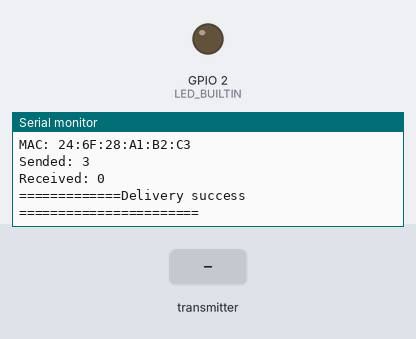
Recording of a program running on a simulated ESP8266 (NodeMCU). On the bench: output pins drawn as LEDs (lit = HIGH, except the on-board LED, lit = LOW), the last lines printed to the serial monitor. Inputs (shaded band) come from the test bench.

Above: at 1.2 s.
1.3 s: the transmitter starts sending received_count = 256
At 1.68 s:
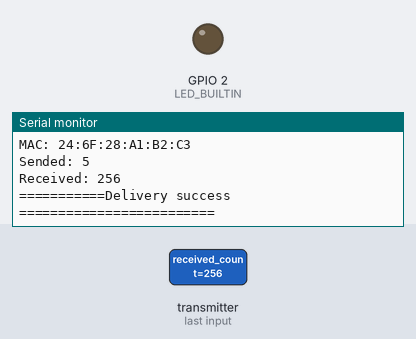
3.0 s: the transmitter starts sending received_count = 0
At 3.18 s:
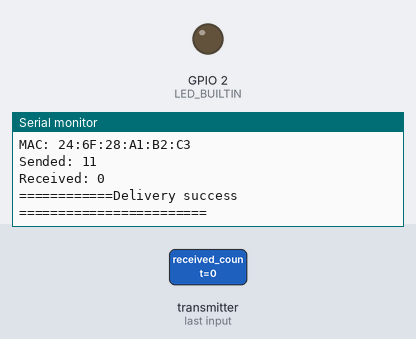
4.5 s: the transmitter starts sending received_count = 1023
At 4.68 s:
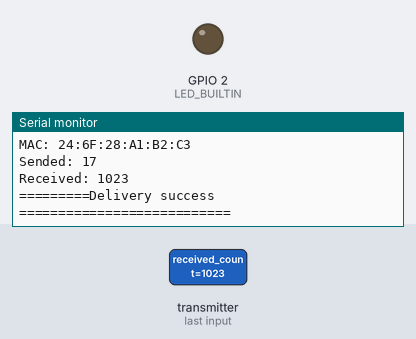
Timing chart, 0 to 7.5 s (numbered marks = the images above; inputs shaded):
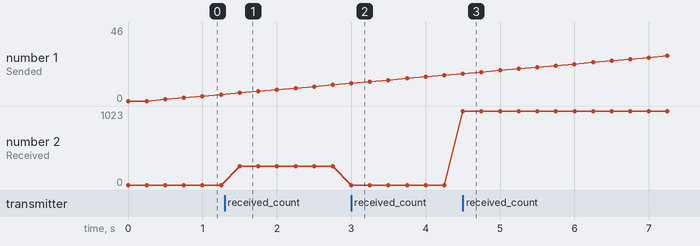

The program:

main.cpp
```cpp
#include <Arduino.h>
#include <ESP8266WiFi.h>
#include <espnow.h>

#include "extra.h"

char device_name[] = "BROADCAST";
uint8_t broadcastAddress[] = {0xFF, 0xFF, 0xFF, 0xFF, 0xFF, 0xFF};  // CLEAN

int counter = 0;
int received_count = 0;
int received_bytes = 0;

const long interval = 250;
unsigned long previousMillis = 0;

void updateDisplay() {
    Serial.println("====================================");
    Serial.println("MAC: " + WiFi.macAddress());
    Serial.println("Sended: " + String(counter));
    Serial.println("Received: " + String(received_count));
    Serial.println("====================================");
}

void onDataSent(uint8_t *mac_addr, uint8_t status) {
    if (status == ESP_NOW_SEND_SUCCESS) {
        Serial.println("Delivery success");
        counter++;
    } else {
        Serial.println("Delivery fail");
    }

    if (counter == 50000) {
        counter = 0;
    }
}

void onDataRecv(uint8_t *mac, uint8_t *incomingData, uint8_t len) {
    memcpy(&received_count, incomingData, len);

    // Serial.println("====================================");
    // Serial.print("Received: ");
    // Serial.print(received_count);
    // Serial.println("");
    // Serial.println("------------------------------------");

    received_bytes = len;
}

void init_esp_now() {
    if (esp_now_init() != ESP_OK) {
        Serial.println("Error initializing ESP-NOW");
        return;
    }

    esp_now_set_self_role(ESP_NOW_ROLE_COMBO);
    esp_now_register_send_cb(onDataSent);

    esp_now_add_peer(broadcastAddress, ESP_NOW_ROLE_COMBO, 1, NULL, 0);
    esp_now_register_recv_cb(onDataRecv);
}

void setup() {
    Serial.begin(115200);
    Serial.println();
    Serial.print("ESP8266 Board MAC Address:  ");
    Serial.println(WiFi.macAddress());

    WiFi.mode(WIFI_STA);
    WiFi.disconnect();

    init_esp_now();

    updateDisplay();

    pinMode(LED_BUILTIN, OUTPUT);
    digitalWrite(LED_BUILTIN, HIGH);
}

void loop() {
    unsigned long currentMillis = millis();

    if (currentMillis - previousMillis >= interval) {
        previousMillis = currentMillis;

        esp_now_send(broadcastAddress, (uint8_t *)&counter, sizeof(counter));

        // digitalWrite(LED_BUILTIN, HIGH);
        // delay(500);
        // digitalWrite(LED_BUILTIN, LOW);
        // delay(500);

        updateDisplay();
    }
}
```

extra.h
```cpp
typedef enum {
    ESP_NOW_SEND_SUCCESS = 0,       /**< Send ESPNOW data successfully */
    ESP_NOW_SEND_FAIL,              /**< Send ESPNOW data fail */
} esp_now_send_status_t;


#define ESP_OK          0       /*!< esp_err_t value indicating success (no error) */
#define ESP_FAIL        -1      /*!< Generic esp_err_t code indicating failure */

#define ESP_ERR_NO_MEM              0x101   /*!< Out of memory */
#define ESP_ERR_INVALID_ARG         0x102   /*!< Invalid argument */
#define ESP_ERR_INVALID_STATE       0x103   /*!< Invalid state */
#define ESP_ERR_INVALID_SIZE        0x104   /*!< Invalid size */
#define ESP_ERR_NOT_FOUND           0x105   /*!< Requested resource not found */
#define ESP_ERR_NOT_SUPPORTED       0x106   /*!< Operation or feature not supported */
#define ESP_ERR_TIMEOUT             0x107   /*!< Operation timed out */
#define ESP_ERR_INVALID_RESPONSE    0x108   /*!< Received response was invalid */
#define ESP_ERR_INVALID_CRC         0x109   /*!< CRC or checksum was invalid */
#define ESP_ERR_INVALID_VERSION     0x10A   /*!< Version was invalid */
#define ESP_ERR_INVALID_MAC         0x10B   /*!< MAC address was invalid */

#define ESP_ERR_WIFI_BASE           0x3000  /*!< Starting number of WiFi error codes */
#define ESP_ERR_MESH_BASE           0x4000  /*!< Starting number of MESH error codes */
```

Measured:
- after the input at 1.3 s, the serial monitor: prints a new line after 0.20 s (image 1)
- after the input at 3.0 s, the serial monitor: prints a new line at once (image 2)
- after the input at 4.5 s, the serial monitor: prints a new line at once (image 3)
- plotted number 2: 0 → 256 after the input at 1.3 s, 0 → 1023 after the input at 4.5 s
